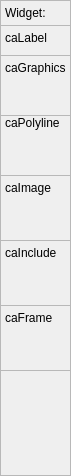
     <widget class="caFrame" name="frame_Test_Visibility_1">
      <property name="geometry">
       <rect>
        <x>0</x>
        <y>0</y>
        <width>71</width>
        <height>476</height>
       </rect>
      </property>
      <property name="frameShape">
       <enum>QFrame::StyledPanel</enum>
      </property>
      <property name="backgroundMode">
       <enum>caFrame::Outline</enum>
      </property>
      <widget class="QFrame" name="frame__Test_Graphics_2">
       <property name="geometry">
        <rect>
         <x>0</x>
         <y>55</y>
         <width>71</width>
         <height>61</height>
        </rect>
       </property>
       <property name="frameShape">
        <enum>QFrame::StyledPanel</enum>
       </property>
       <property name="frameShadow">
        <enum>QFrame::Raised</enum>
       </property>
       <widget class="caLabel" name="caLabel_206">
        <property name="geometry">
         <rect>
          <x>5</x>
          <y>5</y>
          <width>71</width>
          <height>16</height>
         </rect>
        </property>
        <property name="font">
         <font>
          <pointsize>9</pointsize>
         </font>
        </property>
        <property name="frameShape">
         <enum>QFrame::NoFrame</enum>
        </property>
        <property name="text">
         <string>caGraphics</string>
        </property>
        <property name="alignment">
         <set>Qt::AlignAbsolute|Qt::AlignLeading|Qt::AlignLeft|Qt::AlignVCenter</set>
        </property>
        <property name="fontScaleMode">
         <enum>ESimpleLabel::Height</enum>
        </property>
        <property name="foreground">
         <color>
          <red>0</red>
          <green>0</green>
          <blue>0</blue>
         </color>
        </property>
        <property name="background">
         <color alpha="0">
          <red>0</red>
          <green>0</green>
          <blue>0</blue>
         </color>
        </property>
       </widget>
      </widget>
      <widget class="QFrame" name="frame_Test_Label_2">
       <property name="geometry">
        <rect>
         <x>0</x>
         <y>25</y>
         <width>71</width>
         <height>31</height>
        </rect>
       </property>
       <property name="frameShape">
        <enum>QFrame::StyledPanel</enum>
       </property>
       <property name="frameShadow">
        <enum>QFrame::Raised</enum>
       </property>
       <widget class="caLabel" name="caLabel_201">
        <property name="geometry">
         <rect>
          <x>5</x>
          <y>5</y>
          <width>71</width>
          <height>16</height>
         </rect>
        </property>
        <property name="font">
         <font>
          <pointsize>9</pointsize>
         </font>
        </property>
        <property name="frameShape">
         <enum>QFrame::NoFrame</enum>
        </property>
        <property name="text">
         <string>caLabel</string>
        </property>
        <property name="alignment">
         <set>Qt::AlignAbsolute|Qt::AlignLeading|Qt::AlignLeft|Qt::AlignVCenter</set>
        </property>
        <property name="fontScaleMode">
         <enum>ESimpleLabel::Height</enum>
        </property>
        <property name="foreground">
         <color>
          <red>0</red>
          <green>0</green>
          <blue>0</blue>
         </color>
        </property>
        <property name="background">
         <color alpha="0">
          <red>0</red>
          <green>0</green>
          <blue>0</blue>
         </color>
        </property>
       </widget>
      </widget>
      <widget class="QFrame" name="frame__Test_Polyline_2">
       <property name="geometry">
        <rect>
         <x>0</x>
         <y>115</y>
         <width>71</width>
         <height>61</height>
        </rect>
       </property>
       <property name="frameShape">
        <enum>QFrame::StyledPanel</enum>
       </property>
       <property name="frameShadow">
        <enum>QFrame::Raised</enum>
       </property>
       <widget class="caLabel" name="caLabel_215">
        <property name="geometry">
         <rect>
          <x>5</x>
          <y>0</y>
          <width>71</width>
          <height>16</height>
         </rect>
        </property>
        <property name="font">
         <font>
          <pointsize>9</pointsize>
         </font>
        </property>
        <property name="frameShape">
         <enum>QFrame::NoFrame</enum>
        </property>
        <property name="text">
         <string>caPolyline</string>
        </property>
        <property name="alignment">
         <set>Qt::AlignAbsolute|Qt::AlignLeading|Qt::AlignLeft|Qt::AlignVCenter</set>
        </property>
        <property name="fontScaleMode">
         <enum>ESimpleLabel::Height</enum>
        </property>
        <property name="foreground">
         <color>
          <red>0</red>
          <green>0</green>
          <blue>0</blue>
         </color>
        </property>
        <property name="background">
         <color alpha="0">
          <red>0</red>
          <green>0</green>
          <blue>0</blue>
         </color>
        </property>
       </widget>
      </widget>
      <widget class="QFrame" name="frame_Test_LineEdit_2">
       <property name="geometry">
        <rect>
         <x>0</x>
         <y>175</y>
         <width>71</width>
         <height>66</height>
        </rect>
       </property>
       <property name="frameShape">
        <enum>QFrame::StyledPanel</enum>
       </property>
       <property name="frameShadow">
        <enum>QFrame::Raised</enum>
       </property>
       <widget class="caLabel" name="caLabel_211">
        <property name="geometry">
         <rect>
          <x>5</x>
          <y>5</y>
          <width>66</width>
          <height>16</height>
         </rect>
        </property>
        <property name="font">
         <font>
          <pointsize>9</pointsize>
         </font>
        </property>
        <property name="frameShape">
         <enum>QFrame::NoFrame</enum>
        </property>
        <property name="text">
         <string>caImage</string>
        </property>
        <property name="alignment">
         <set>Qt::AlignAbsolute|Qt::AlignLeading|Qt::AlignLeft|Qt::AlignVCenter</set>
        </property>
        <property name="fontScaleMode">
         <enum>ESimpleLabel::Height</enum>
        </property>
        <property name="foreground">
         <color>
          <red>0</red>
          <green>0</green>
          <blue>0</blue>
         </color>
        </property>
        <property name="background">
         <color alpha="0">
          <red>0</red>
          <green>0</green>
          <blue>0</blue>
         </color>
        </property>
       </widget>
      </widget>
      <widget class="QFrame" name="frame_Test_LineEdit_3">
       <property name="geometry">
        <rect>
         <x>0</x>
         <y>240</y>
         <width>71</width>
         <height>66</height>
        </rect>
       </property>
       <property name="frameShape">
        <enum>QFrame::StyledPanel</enum>
       </property>
       <property name="frameShadow">
        <enum>QFrame::Raised</enum>
       </property>
       <widget class="caLabel" name="caLabel_214">
        <property name="geometry">
         <rect>
          <x>5</x>
          <y>5</y>
          <width>66</width>
          <height>16</height>
         </rect>
        </property>
        <property name="font">
         <font>
          <pointsize>9</pointsize>
         </font>
        </property>
        <property name="frameShape">
         <enum>QFrame::NoFrame</enum>
        </property>
        <property name="text">
         <string>caInclude</string>
        </property>
        <property name="alignment">
         <set>Qt::AlignAbsolute|Qt::AlignLeading|Qt::AlignLeft|Qt::AlignVCenter</set>
        </property>
        <property name="fontScaleMode">
         <enum>ESimpleLabel::Height</enum>
        </property>
        <property name="foreground">
         <color>
          <red>0</red>
          <green>0</green>
          <blue>0</blue>
         </color>
        </property>
        <property name="background">
         <color alpha="0">
          <red>0</red>
          <green>0</green>
          <blue>0</blue>
         </color>
        </property>
       </widget>
      </widget>
      <widget class="QFrame" name="frame_Test_LineEdit_4">
       <property name="geometry">
        <rect>
         <x>0</x>
         <y>305</y>
         <width>71</width>
         <height>66</height>
        </rect>
       </property>
       <property name="frameShape">
        <enum>QFrame::StyledPanel</enum>
       </property>
       <property name="frameShadow">
        <enum>QFrame::Raised</enum>
       </property>
       <widget class="caLabel" name="caLabel_216">
        <property name="geometry">
         <rect>
          <x>5</x>
          <y>5</y>
          <width>66</width>
          <height>16</height>
         </rect>
        </property>
        <property name="font">
         <font>
          <pointsize>9</pointsize>
         </font>
        </property>
        <property name="frameShape">
         <enum>QFrame::NoFrame</enum>
        </property>
        <property name="text">
         <string>caFrame</string>
        </property>
        <property name="alignment">
         <set>Qt::AlignAbsolute|Qt::AlignLeading|Qt::AlignLeft|Qt::AlignVCenter</set>
        </property>
        <property name="fontScaleMode">
         <enum>ESimpleLabel::Height</enum>
        </property>
        <property name="foreground">
         <color>
          <red>0</red>
          <green>0</green>
          <blue>0</blue>
         </color>
        </property>
        <property name="background">
         <color alpha="0">
          <red>0</red>
          <green>0</green>
          <blue>0</blue>
         </color>
        </property>
       </widget>
      </widget>
      <widget class="QLabel" name="label_14">
       <property name="geometry">
        <rect>
         <x>5</x>
         <y>5</y>
         <width>56</width>
         <height>16</height>
        </rect>
       </property>
       <property name="text">
        <string>Widget:</string>
       </property>
      </widget>
     </widget>
